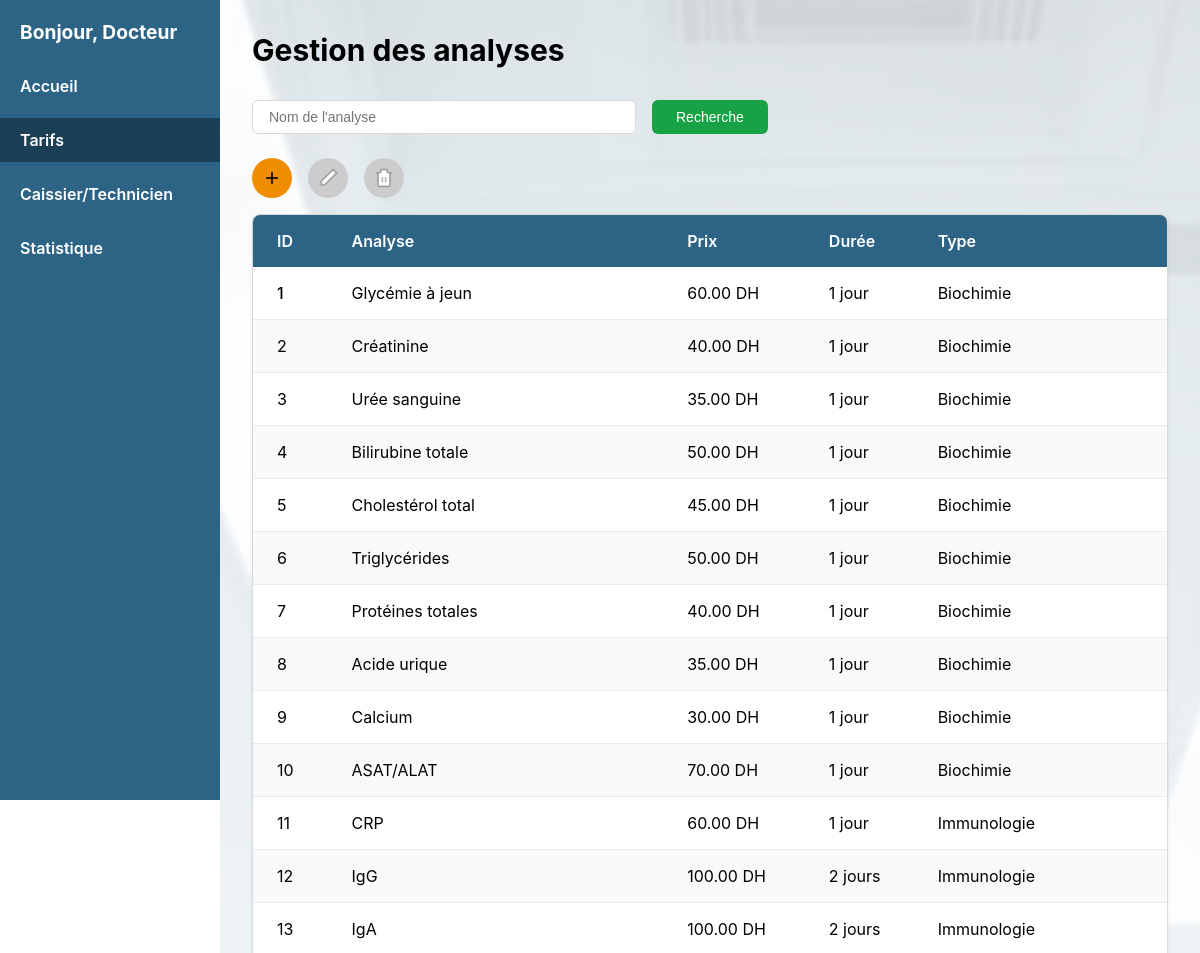
/admin/docteur/tarifs.php (upper part), run on an earlier commit of the app's database.
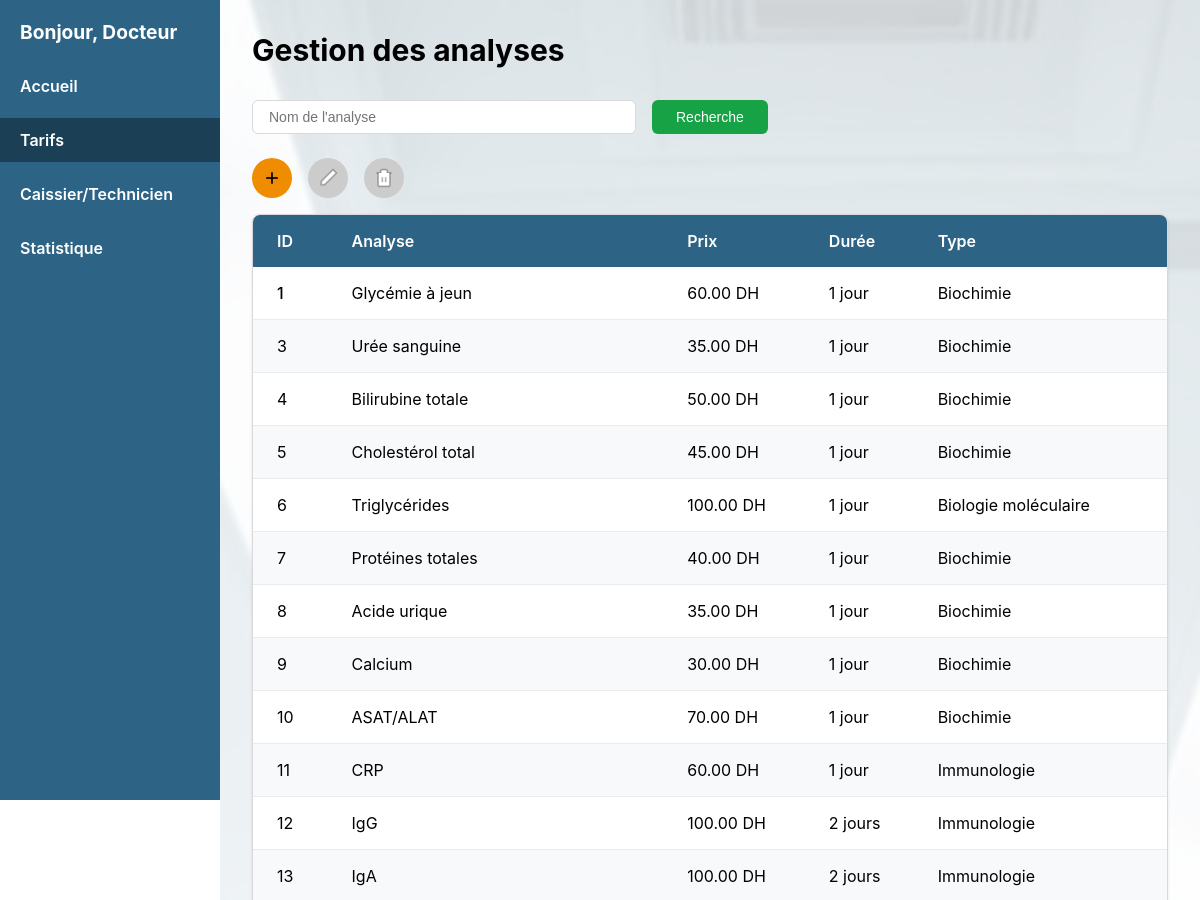
And on a later commit of the database.
### tables this page shows
CREATE TABLE `services` (
  `id_service` int(10) UNSIGNED NOT NULL,
  `nom_analyse` varchar(255) NOT NULL,
  `prix_analyse` decimal(8,2) NOT NULL,
  `dure_analyse` varchar(255) NOT NULL,
  `id_categorie` int(10) UNSIGNED NOT NULL
);

CREATE TABLE `categorie` (
  `id_categorie` int(10) UNSIGNED NOT NULL,
  `nom_categorie` varchar(255) NOT NULL
);

### admin/docteur/tarifs.php (the view, shortened to what this page needs)
<?php
$host = 'localhost';
$db = 'labonew';
$user = 'root';
$pass = '';
$charset = 'utf8mb4';
$dsn = "mysql:host=$host;dbname=$db;charset=$charset";
$options = [
    PDO::ATTR_ERRMODE => PDO::ERRMODE_EXCEPTION,
    PDO::ATTR_DEFAULT_FETCH_MODE => PDO::FETCH_ASSOC,
];
try {
    $pdo = new PDO($dsn, $user, $pass, $options);
} catch (PDOException $e) {
    exit("Erreur BDD : " . $e->getMessage());
}
$stmt = $pdo->query("
    SELECT s.id_service, s.nom_analyse, s.prix_analyse, s.dure_analyse, c.nom_categorie
    FROM services s
    JOIN categorie c ON s.id_categorie = c.id_categorie
    ORDER BY s.id_service ASC
");
$services = $stmt->fetchAll();
?>
<!DOCTYPE html>
<html lang="fr">
<head>
</head>
<body>
<nav class="sidebar">
    <div class="sidebar-header">Bonjour, Docteur</div>
    <ul>
        <li><a href="accueil.php">Accueil</a></li>
        <li><a href="tarifs.php" class="active">Tarifs</a></li>
        <li><a href="technicien_caissier.php">Caissier/technicien</a></li>
        <li><a href="statistique.php">Statistique</a></li>
    </ul>
</nav>
<div class="main-content">
    <div class="content-wrapper">
        <h1 class="page-title">Gestion des analyses</h1>
        <div class="search-container">
            <div class="search-input-wrapper">
                <input type="text" class="search-input" placeholder="Nom de l'analyse">
            </div>
            <button class="search-button">Recherche</button>
        </div>
        <div class="action-icons">
            <button id="btnAdd" class="action-icon" title="Ajouter">
                <svg viewBox="0 0 24 24" fill="none" stroke="currentColor" stroke-width="2">
                    <line x1="12" y1="5" x2="12" y2="19"></line>
                    <line x1="5" y1="12" x2="19" y2="12"></line>
                </svg>
            </button>
            <button id="btnEdit" class="action-icon" title="Modifier" disabled>
                <svg viewBox="0 0 24 24" fill="none" stroke="currentColor" stroke-width="2">
                    <path d="m18 2 4 4-14 14H4v-4L18 2z"></path>
                </svg>
            </button>
            <button id="btnDelete" class="action-icon" title="Supprimer" disabled>
                <svg viewBox="0 0 24 24" fill="none" stroke="currentColor" stroke-width="2">
                    <polyline points="3,6 5,6 21,6"></polyline>
                    <path d="m19,6v14a2,2 0 0,1-2,2H7a2,2 0 0,1-2-2V6m3,0V4a2,2 0 0,1,2-2h4a2,2 0 0,1,2,2v2"></path>
                    <line x1="10" y1="11" x2="10" y2="17"></line>
                    <line x1="14" y1="11" x2="14" y2="17"></line>
                </svg>
            </button>
        </div>
        <div class="table-container">
            <table class="data-table" id="tableServices">
                <thead class="table-header">
                    <tr>
                        <th>ID</th>
                        <th>Analyse</th>
                        <th>Prix</th>
                        <th>Durée</th>
                        <th>Type</th>
                    </tr>
                </thead>
                <tbody class="table-body">
                    <?php if (count($services) > 0): ?>
                        <?php foreach ($services as $service): ?>
                        <tr data-id="<?= htmlspecialchars($service['id_service']) ?>">
                            <td><?= htmlspecialchars($service['id_service']) ?></td>
                            <td><?= htmlspecialchars($service['nom_analyse']) ?></td>
                            <td><?= htmlspecialchars($service['prix_analyse']) ?> DH</td>
                            <td><?= htmlspecialchars($service['dure_analyse']) ?></td>
                            <td><?= htmlspecialchars($service['nom_categorie']) ?></td>
                        </tr>
                        <?php endforeach; ?>
                    <?php else: ?>
                        <tr>
                            <td colspan="5" style="text-align:center;">Aucune analyse disponible</td>
                        </tr>
                    <?php endif; ?>
                </tbody>
            </table>
        </div>
    </div>
</div>
</body>
</html>

What changed in the data, as far as the page shows it:
removed services: id_service "2", nom_analyse "Créatinine", prix_analyse "40.00", dure_analyse "1 jour", id_categorie.nom_categorie "Biochimie"
changed services "Triglycérides": prix_analyse "50.00" → "100.00"; id_categorie.nom_categorie "Biochimie" → "Biologie moléculaire"
